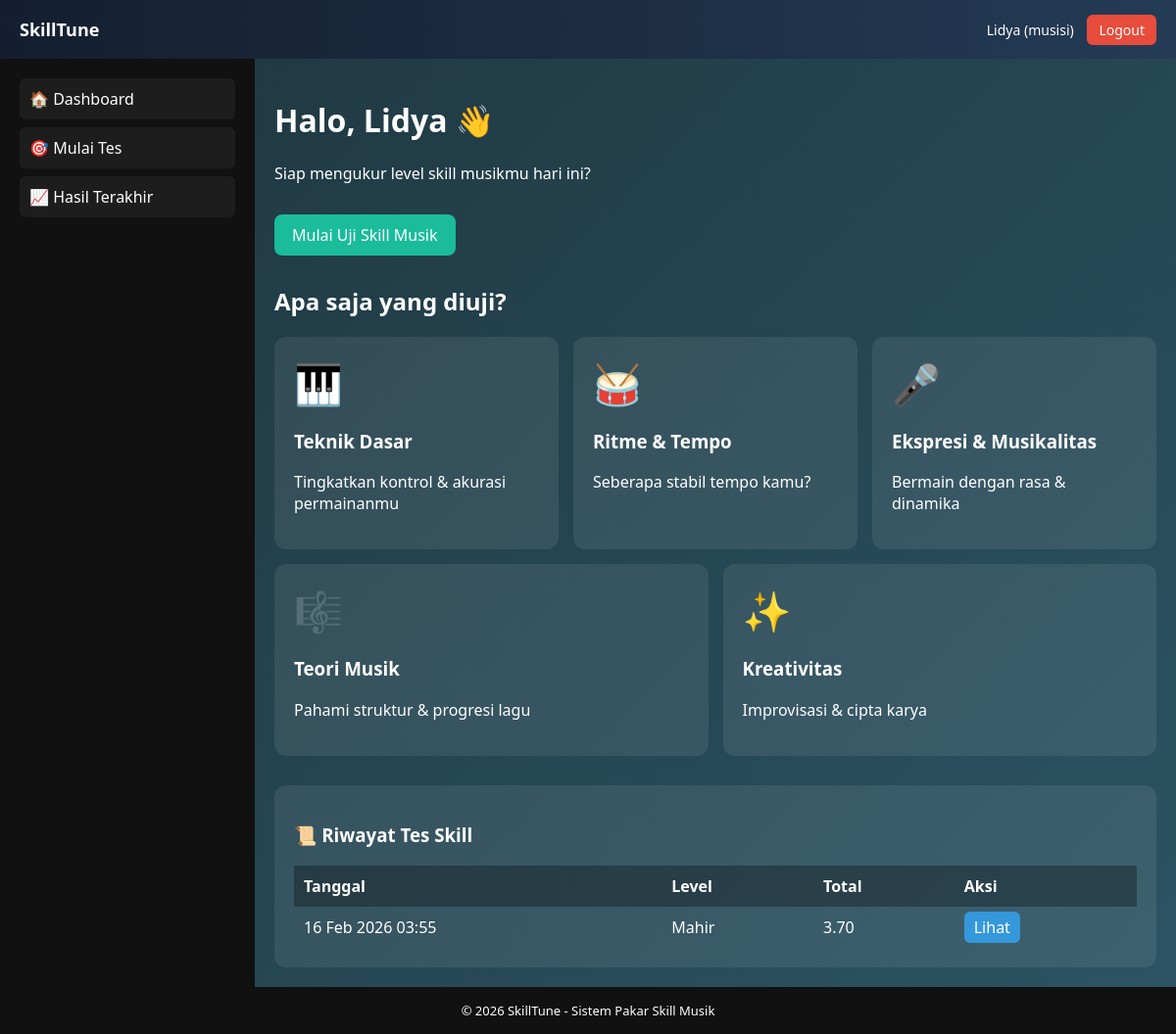
Screenshot of /index.php?page=musisi_dashboard (signed in) with the database file from the repository.
### tables this page shows
CREATE TABLE `hasil` (
  `id_hasil` int(11) NOT NULL,
  `id_user` int(11) NOT NULL,
  `skor_teknik` decimal(3,2) DEFAULT NULL,
  `skor_ritme` decimal(3,2) DEFAULT NULL,
  `skor_ekspresi` decimal(3,2) DEFAULT NULL,
  `skor_teori` decimal(3,2) DEFAULT NULL,
  `skor_kreativitas` decimal(3,2) DEFAULT NULL,
  `skor_total` decimal(3,2) DEFAULT NULL,
  `level` varchar(50) DEFAULT NULL,
  `tanggal` datetime DEFAULT current_timestamp()
);

### controllers/MusisiController.php (called while the page is built, shortened)
<?php
require_once __DIR__ . '/../models/HasilModel.php';
class MusisiController {
    private $hasilModel;
    public function __construct() {
        $this->hasilModel = new HasilModel();
    }
    public function dashboard() {
        $id_user = $_SESSION['user']['id'];
        $riwayat = $this->hasilModel->getRiwayatByUser($id_user);
        require __DIR__ . '/../views/musisi/dashboard.php';
    }
}

### index.php (called while the page is built, shortened)
<?php
require_once 'routes.php';

### config/database.php (called while the page is built)
<?php
function getConnection() {
    static $pdo;
    if (!$pdo) {
        $pdo = new PDO("mysql:host=localhost;dbname=db_sispak_music", "root", "");
        $pdo->setAttribute(PDO::ATTR_ERRMODE, PDO::ERRMODE_EXCEPTION);
    }
    return $pdo;
}

### models/HasilModel.php (called while the page is built, shortened)
<?php
require_once __DIR__ . '/../config/database.php';
class HasilModel {
    private $db;
    public function __construct() {
        $this->db = getConnection();
    }
    public function getRiwayatByUser($id_user) {
    $stmt = $this->db->prepare("
        SELECT *
        FROM hasil
        WHERE id_user = ?
        ORDER BY tanggal DESC
    ");
    $stmt->execute([$id_user]);
    return $stmt->fetchAll(PDO::FETCH_ASSOC);
}
}

### views/musisi/dashboard.php (the view, shortened to what this page needs)
<?php
$riwayat = $riwayat ?? [];
require __DIR__ . '/../layout/header.php';
require __DIR__ . '/../layout/sidebar.php';
?>
<div class="content">
    <div style="margin-bottom:30px;">
        <h1>Halo, <?= htmlspecialchars($_SESSION['user']['nama']); ?> 👋</h1>
        <p>Siap mengukur level skill musikmu hari ini?</p>
        <a href="index.php?page=asesmen"
           style="display:inline-block;margin-top:15px;padding:10px 18px;background:#1abc9c;border-radius:8px;text-decoration:none;color:white;">
            Mulai Uji Skill Musik
        </a>
    </div>
<h2>Apa saja yang diuji?</h2>
    <div style="display:flex;flex-wrap:wrap;gap:15px;margin-bottom:30px;">
        <?php
        $cards = [
            "🎹" => ["Teknik Dasar","Tingkatkan kontrol & akurasi permainanmu"],
            "🥁" => ["Ritme & Tempo","Seberapa stabil tempo kamu?"],
            "🎤" => ["Ekspresi & Musikalitas","Bermain dengan rasa & dinamika"],
            "🎼" => ["Teori Musik","Pahami struktur & progresi lagu"],
            "✨" => ["Kreativitas","Improvisasi & cipta karya"]
        ];
        ?>
        <?php foreach ($cards as $emoji => $data): ?>
            <div style="flex:1 1 250px;background:rgba(255,255,255,0.08);padding:20px;border-radius:12px;">
                <div style="font-size:40px;"><?= $emoji ?></div>
                <h3><?= $data[0] ?></h3>
                <p><?= $data[1] ?></p>
            </div>
        <?php endforeach; ?>
    </div>
    <div style="background:rgba(255,255,255,0.08);padding:20px;border-radius:12px;">
        <h3>📜 Riwayat Tes Skill</h3>
        <?php if (!empty($riwayat)): ?>
            <table style="width:100%;border-collapse:collapse;margin-top:15px;">
                <thead>
                    <tr style="background:rgba(0,0,0,0.3);">
                        <th style="padding:10px;text-align:left;">Tanggal</th>
                        <th style="padding:10px;text-align:left;">Level</th>
                        <th style="padding:10px;text-align:left;">Total</th>
                        <th style="padding:10px;text-align:left;">Aksi</th>
                    </tr>
                </thead>
                <tbody>
                    <?php foreach ($riwayat as $r): ?>
                        <tr>
                            <td style="padding:10px;">
                                <?= date('d M Y H:i', strtotime($r['tanggal'])) ?>
                            </td>
                            <td style="padding:10px;">
                                <?= htmlspecialchars($r['level']) ?>
                            </td>
                            <td style="padding:10px;">
                                <?= $r['skor_total'] ?>
                            </td>
                            <td style="padding:10px;">
                                <a href="index.php?page=hasil"
                                    style="background:#3498db;padding:5px 10px;border-radius:6px;text-decoration:none;color:white;">
                                    Lihat
                                </a>
                            </td>
                        </tr>
                    <?php endforeach; ?>
                </tbody>
            </table>
        <?php else: ?>
            <p style="margin-top:10px;">Belum ada riwayat tes.</p>
        <?php endif; ?>
    </div>
</div>
<?php require __DIR__ . '/../layout/footer.php'; ?>

### views/layout/header.php (style rules this page uses)
body { margin: 0; font-family: 'Segoe UI', sans-serif; background: #0f2027; color: white; }
.content { flex: 1; padding: 20px; background: linear-gradient(135deg, #203a43, #2c5364); }

### rows the page displays
hasil: tanggal "16 Feb 2026 03:55", level "Mahir", skor_total "3.70"

### other values shown
$namaUser "Lidya"
$roleUser "musisi"
$_SESSION['user']['nama'] "Lidya"
$emoji "🎹"
$data[0] "Teknik Dasar"
$data[1] "Tingkatkan kontrol & akurasi permainanmu"
$emoji "🥁"
$data[0] "Ritme & Tempo"
$data[1] "Seberapa stabil tempo kamu?"
$emoji "🎤"
$data[0] "Ekspresi & Musikalitas"
$data[1] "Bermain dengan rasa & dinamika"
$emoji "🎼"
$data[0] "Teori Musik"
$data[1] "Pahami struktur & progresi lagu"
